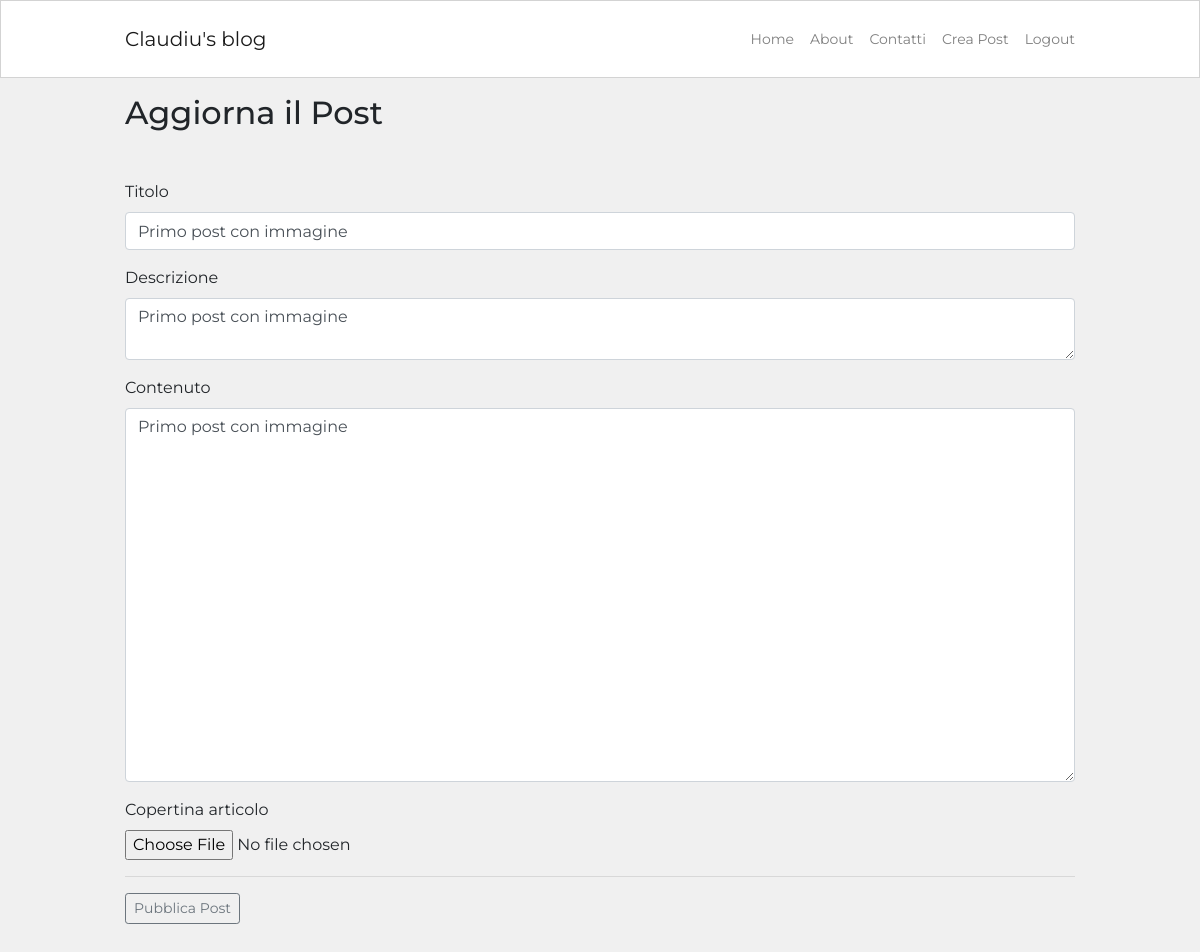
/posts/6/update (signed in), run on the app's committed database.
### blog/models.py (models this page shows, shortened)
class Post(db.Model):
    id = db.Column(db.Integer, primary_key=True)
    user_id = db.Column(db.Integer, db.ForeignKey('user.id'), nullable=False)
    created_at = db.Column(db.DateTime, default=datetime.now)
    title = db.Column(db.String(120), nullable=False)
    description = db.Column(db.String(240))
    body = db.Column(db.Text(), nullable=False)
    slug = db.Column(db.String(250))
    image = db.Column(db.String(150))

### blog/routes.py (the view)
@app.route("/posts/<int:post_id>/update", methods=["GET", "POST"])
@login_required
def post_update(post_id):
    post_instance = Post.query.get_or_404(post_id)
    if post_instance.author != current_user:
        abort(403)
    form = PostForm()
    if form.validate_on_submit():
        post_instance.title = form.title.data
        post_instance.description = form.description.data
        post_instance.body = form.body.data
        if form.image.data:
            try:
                image = save_picture(form.image.data)
                post_instance.image = image
            except Exception:
                db.session.commit()
                flash("C'è stato un problema durate l'upload. Cambia immagine e riprova")
                return redirect(url_for('post_update', post_id=post_instance.id))
        db.session.commit()
        return redirect(url_for('post_detail', post_slug=post_instance.slug))
    elif request.method == "GET":
        form.title.data = post_instance.title
        form.description.data = post_instance.description
        form.body.data = post_instance.body
    post_image = post_instance.image or None
    return render_template("post_editor.html", form=form, post_image=post_image)

### blog/form.py
class PostForm(FlaskForm):
    title = StringField('Titolo',
        validators=[DataRequired("Campo obbligatorio!"), Length(min=3, max=120,
        message="Assicurati che il titolo abbia tra 3 e 120 char")])
    description = TextAreaField('Descrizione')
    body = TextAreaField('Contenuto',
        validators=[DataRequired("Campo obbligatorio!"), Length(min=3, max=240,
        message="Assicurati che il contenuto non superi i 240 char")])
    image = FileField('Copertina articolo', validators=[FileAllowed(['jpg', 'jpeg', 'png'])])
    submit = SubmitField('Pubblica Post')

### blog/models.py (called while the page is built)
@login_manager.user_loader
def load_user(id):
    return User.query.get(int(id))

### blog/templates/post_editor.html (shortened to what this page needs)
{% extends 'base.html' %}
{% block content %}
    <div class="container content-container mt-3 px-3 px-lg-0">
        {% if request.path == "/create-post" %}
        <h2>Crea un nuovo post</h2>
        {% else %}
        <h2>Aggiorna il Post</h2>
        {% endif %}
        <div class="row no-gutters">
            <div class="col">
                <form method="POST" enctype="multipart/form-data" novalidate>
                    <div class="form-group">
                        {{ form.title.label }}
                        {{ form.title(class="form-control") }}
                    </div>
                    <div class="form-group">
                        {{ form.description.label }}
                        {{ form.description(class="form-control") }}
                    </div>
                    <div class="form-group">
                        {{ form.body.label }}
                        {{ form.body(class="form-control", rows=15) }}
                    </div>
                    <div class="form-group">
                        {{ form.image.label }}
                        {{ form.image(class="form-control-file") }}
                    </div>
                    <hr>
                    {{form.submit(class="btn btn-sm btn-outline-secondary")}}
                </form>
            </div>
        </div>
    </div>
{% endblock %}

### blog/static/blog.css (style rules this page uses)
html, body { font-family: 'Montserrat', sans-serif; background-color: #f0f0f0; }
.content-container { max-width: 950px; margin-top: 30px; margin-bottom: 30px; padding: 0px; }

### data on the page
Post: title "Primo post con immagine", description "Primo post con immagine", body "Primo post con immagine"
